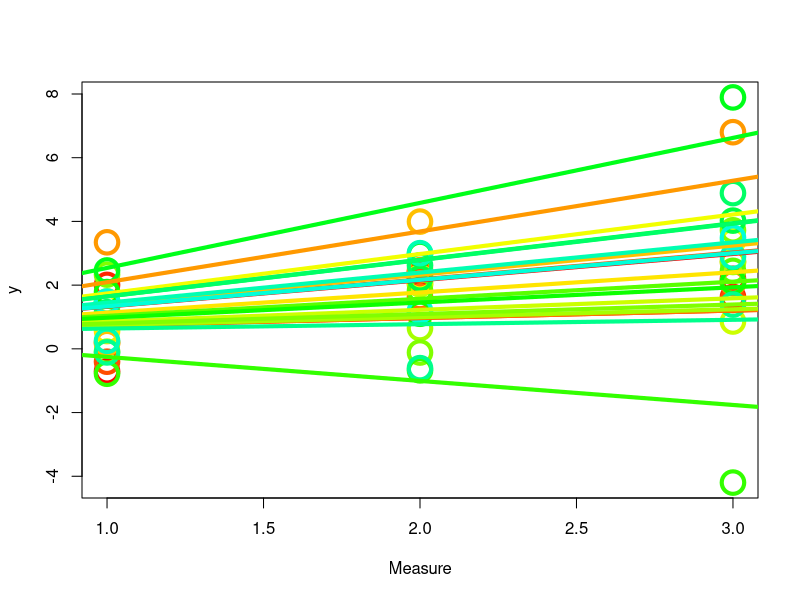

R code for this plot:


options(stringAsFactor=FALSE, width=300)

library(lme4)

xbool_save_file <- FALSE


n <- 60

set.seed(777)

xid <- rep( I(1:20), each=3 )

xtxdom <- c(1, 2, 3)
xrepmeas <- rep( xtxdom, 20 )

xmeasureInd <- xtxdom






 #### true standard deviation of random effect
#### try different values
xsigRndEff <- 2/3
indiv_slope <- rep(rnorm(20, 0, xsigRndEff), each=3)

xerrs <- rnorm(n, 0, 1.0)

indiv_intercept <- 0.5 ##### fixed intercept

xbeta <- 0.5

y_true <- indiv_intercept + xbeta * xmeasureInd +    indiv_slope * xmeasureInd + xerrs


## xdf <- data.frame("id"=xid, "measure"=xrepmeas, "y"=y_true)
xdf <- data.frame("id"=as.character(xid), "measure"=xrepmeas, "y"=y_true)



xpalette <- rep(rainbow(40)[1:20], each=3)

ydf <- xdf


if(xbool_save_file) {
    png(file.path("~", "Desktop", "randomSlopeDataSim_01.png"), width=1000, height=1000, pointsize=24)
}
plot( ydf[ , "measure"],  ydf[ , "y"], col=xpalette, cex=3, lwd=4, ylab="y", xlab="Measure")
for(i in 1:(nrow(ydf)/3)) {
    abline(a=indiv_intercept, b=indiv_slope[i*3-1] + xbeta, col=xpalette[i*3-1], lwd=4)
    #segments(x0=0, y0=ydf[ i*2-1, "y"], x1=1, y1=ydf[ i*2, "y"], col=xpalette[i*2-1], lwd=4)
}
if(xbool_save_file) { dev.off() }





xlmer <- lmer(y ~ measure + ( measure | id ), data=xdf)
summary(xlmer)
#anova(xlmer)




xlm2 <- lm(y ~ measure, data=xdf)
summary(xlm2)

########### is the random slope model significantly better than using fixed effect only?
########### we're actually testing null that xsigRndEff = 0 (given 'measure')
anova(xlmer, xlm2)


